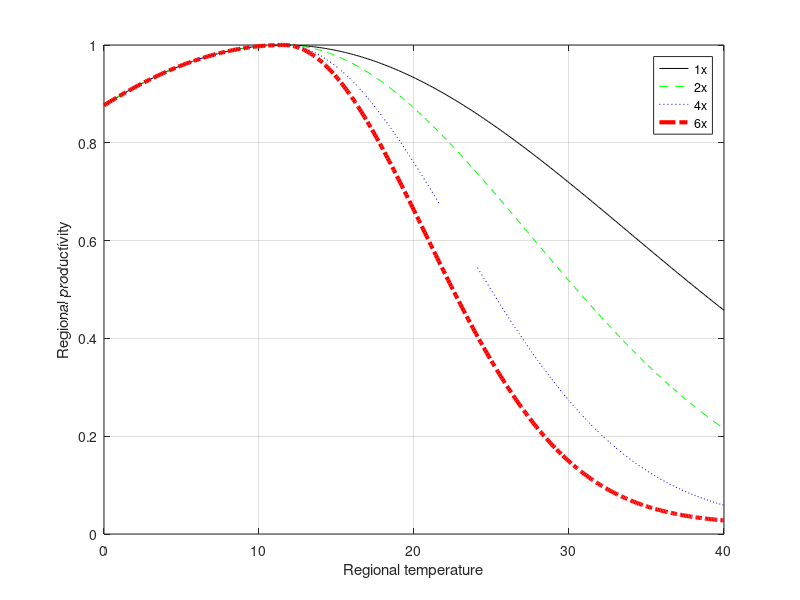

Recreate this plot in MATLAB.
Tempprime=11.6;
kplus=0.001;
kminus=0.001;
i=0;
for Treg=0:0.1:40
    i=i+1;
    D1(i)=0.02+0.98*((sign(Treg-Tempprime)+1)/2.*exp(-kplus*(Treg-Tempprime).^2)+(sign(-Treg+Tempprime)+1)/2.*exp(-kminus*(Treg-Tempprime).^2));
    D2(i)=0.02+0.98*((sign(Treg-Tempprime)+1)/2.*exp(-2*kplus*(Treg-Tempprime).^2)+(sign(-Treg+Tempprime)+1)/2.*exp(-kminus*(Treg-Tempprime).^2));
    D4(i)=0.02+0.98*((sign(Treg-Tempprime)+1)/2.*exp(-4*kplus*(Treg-Tempprime).^2)+(sign(-Treg+Tempprime)+1)/2.*exp(-kminus*(Treg-Tempprime).^2));
    D6(i)=0.02+0.98*((sign(Treg-Tempprime)+1)/2.*exp(-6*kplus*(Treg-Tempprime).^2)+(sign(-Treg+Tempprime)+1)/2.*exp(-kminus*(Treg-Tempprime).^2));

end
Treg=0:0.1:40;
plot(Treg,D1,'k-',Treg,D2,'g--',Treg,D4,'b:',Treg,D6,'r-.', 'linewidth',3); grid on;
legend('1x', '2x','4x','6x','Orientation','vertical','Location','best'); xlabel('Regional temperature');ylabel('Regional productivity');